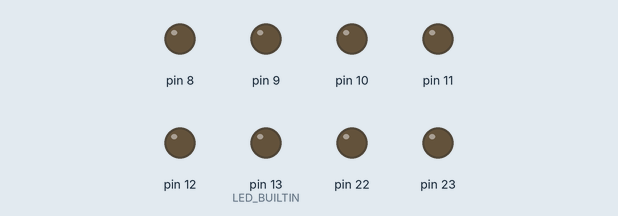
Recording of a sketch running on a simulated Arduino Uno, built with avr-gcc and run on an emulated ATmega328P. Shown: output pins drawn as LEDs (lit = HIGH).

Above: at 0.2 s.
At 2.7 s:
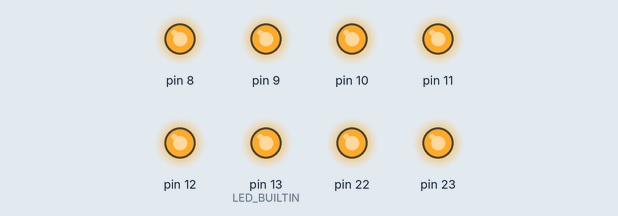
Timing chart, 0 to 3.0 s (numbered marks = the images above):
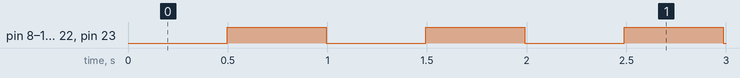

Measured:
- by itself, pin 8–12, pin 13 (LED_BUILTIN), pin 22, pin 23: alternates HIGH for 0.50 s and LOW for 0.50 s

The sketch:

2sec_Delay.ino
```cpp
#include<avr/io.h>
#include<util/delay.h>
#define led LED_BUILTIN
void setup()
{

  DDRB = 0xff;

  PORTB = 0xff;

  TCCR2A= 0X00;
  TCCR2B= 0X05; //1024 prescaler
}
    void loop()
   {
    PORTB^= 0xff; //^ 0x04;
//

     for(int j =0; j<244; j++)
    {

       while( (TIFR2 & 0x01)==0);
      TIFR2 = 0X01;
      TCNT2= 0x01;
    }
    }
//}
```
